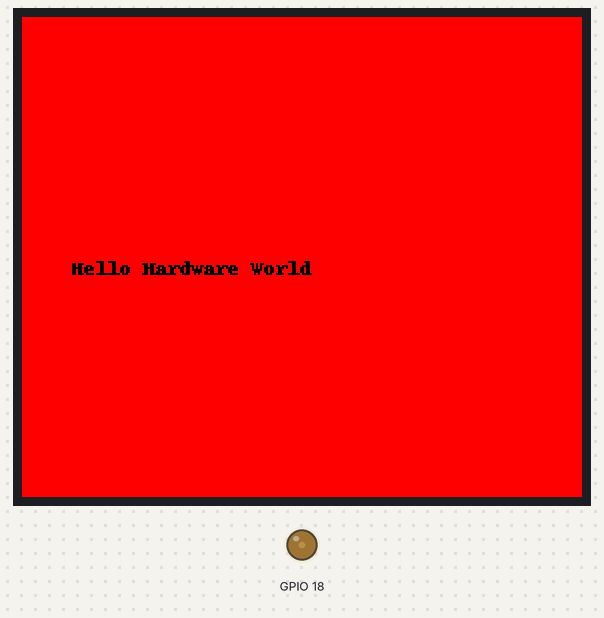
Recording of a program running on a simulated Raspberry Pi (BCM pin numbers). Parts: 280×240 colour display, output pins drawn as LEDs (lit = HIGH). The clock reads 2024-03-15 10:24:30 at power-on unless the program sets it; pins used as bus, display or sensor lines are not drawn. At 5.2 s the program stops and its outputs stay as they are.

Above: at 0.2 s.
Timing chart, 0 to 6.7 s (numbered marks = the images above):
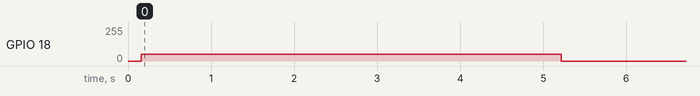

Measured:
- by itself, GPIO 18: 0/255 → 51/255 at 0.16 s, → 0/255 5.1 s later

The program:

display.py
```python
import os
import sys
import time
import spidev
import logging
import numpy as np
from gpiozero import DigitalOutputDevice, DigitalInputDevice, PWMOutputDevice
from PIL import Image, ImageDraw, ImageFont


class SpiController:
    def __init__(self, spi=None, spiFrequency=40_000_000, resetPinId=27, dataCommandPinId=25, backlightPinId=18, backlightFrequency=1000):
        self.np = np
        self.SPI_FREQUENCY = spiFrequency
        self.BACKLIGHT_FREQUENCY = backlightFrequency

        self.RESET_PIN = self.gpio_mode(resetPinId, True) # Output
        self.DATA_COMMAND_PIN = self.gpio_mode(dataCommandPinId, True) # Output
        self.BACKLIGHT_PIN = self.gpio_pwm(backlightPinId)
        self.BACKLIGHT_PIN.value = 0

        self.SPI = spi or spidev.SpiDev(0, 0)
        self.SPI.max_speed_hz = spiFrequency
        self.SPI.mode = 0b00

    def gpio_mode(self, pin, mode, pull_up=None, active_state=True):
        return DigitalOutputDevice(pin, active_high=True, initial_value=False) if mode else DigitalInputDevice(pin, pull_up=pull_up, active_state=active_state)

    def gpio_pwm(self, pin):
        return PWMOutputDevice(pin, frequency=self.BACKLIGHT_FREQUENCY)

    def digital_write(self, pin, value): # command = false, data = true
        pin.on() if value else pin.off()

    def spi_write_byte(self, data):
        if self.SPI:
            self.SPI.writebytes(data)

    #def __del__(self):
    #    self.SPI.close()
    #
    #    self.digital_write(self.RESET_PIN, True)
    #    self.digital_write(self.DATA_COMMAND_PIN, False)
#
    #    self.BACKLIGHT_PIN.close()

#Written for ST7789V2 driver
#https://github.com/Bodmer/TFT_eSPI/blob/master/TFT_Drivers/ST7789_Init.h
#https://www.phind.com/search/cm8yw0h2i00003j6tdixza4j8
class DisplayController(SpiController):
    _instance = None
    def __new__(cls, *args, **kwargs):
        if not cls._instance:
            cls._instance = super(DisplayController, cls).__new__(cls, *args, **kwargs)
        return cls._instance

    def iinit(self, horizontal = True, width = 280, height = 240):
        self.HORIZONTAL = horizontal
        self.WIDTH = width
        self.HEIGHT = height

        self.hard_reset()

        init_sequence = [
            (0x36, [0x00]), # MAC, set RGB landscape
            (0x3A, [0x05]), # Pixel format, 16bit
            (0xB2, [0x0B, 0x0B, 0x00, 0x33, 0x35]), # Timings
            (0xB7, [0x11]), # Gate scan and timing
            (0xBB, [0x35]), # VCOM
            (0xC0, [0x2C]), # LCM
            (0xC2, [0x01]), # VDV and VRH, voltage control
            (0xC3, [0x0D]), # VRH SET, voltage level
            (0xC4, [0x20]), # VDV SET, voltage regulator
            (0xC6, [0x13]), # Frame control
            (0xD0, [0xA4, 0xA1]), # Power control
            (0xD6, [0xA1]), # RGB Control
            (0xE0, [0xF0, 0x06, 0x0B, 0x0A, 0x09, 0x26, 0x29, 0x33, 0x41, 0x18, 0x16, 0x15, 0x29, 0x2D]), # Gamma correction table
            (0xE1, [0xF0, 0x04, 0x08, 0x08, 0x07, 0x03, 0x28, 0x32, 0x40, 0x3B, 0x19, 0x18, 0x2A, 0x2E]), # -Gamma correction table
            (0xE4, [0x25, 0x00, 0x00]), # Power mode
            (0x21, []), # Display inversion
            (0x11, []), # Sleep out, wake up
        ]

        for cmd, data in init_sequence:
            self.send_command(cmd)
            for d in data:
                self.send_data(d)

        time.sleep(0.1)
        self.send_command(0x29) # Display on

    def send_command(self, cmd):
        self.digital_write(self.DATA_COMMAND_PIN, False)
        self.spi_write_byte([cmd])

    def send_data(self, val):
        self.digital_write(self.DATA_COMMAND_PIN, True)
        self.spi_write_byte([val])

    def reset(self):
        self.send_command(0x01)

    def hard_reset(self):
        self.digital_write(self.RESET_PIN, True)
        time.sleep(0.01)
        self.digital_write(self.RESET_PIN, False)
        time.sleep(0.01)
        self.digital_write(self.RESET_PIN, True)
        time.sleep(0.01)

    def set_window_size(self, x_start, y_start, x_end, y_end, horizontal=True):
        if horizontal:
            x_start, x_end = x_start + 20, x_end + 20
        else:
            y_start, y_end = y_start + 20, y_end + 20

        self.send_command(0x2A)
        for val in [x_start >> 8, x_start & 0xff, (x_end - 1) >> 8, (x_end - 1) & 0xff]:
            self.send_data(val)

        self.send_command(0x2B)
        for val in [y_start >> 8, y_start & 0xff, (y_end - 1) >> 8, (y_end - 1) & 0xff]:
            self.send_data(val)

        self.send_command(0x2C)

    def set_display_brightness(self, brightness):
        self.BACKLIGHT_PIN.value = max(min(100, brightness), 0) / 100

    def flush_image(self):
        buffer = [0xFF] * (self.WIDTH * self.HEIGHT * 2)
        self.set_window_size(0, 0, self.WIDTH, self.HEIGHT)
        self.digital_write(self.DATA_COMMAND_PIN, True)
        for i in range(0, len(buffer), 4096):
            self.spi_write_byte(buffer[i:i+4096])

    def draw_image(self, Image):
        imwidth, imheight = Image.size
        if imwidth == self.WIDTH and imheight == self.HEIGHT:
            img = self.np.asarray(Image)
            pix = self.np.zeros((self.HEIGHT, self.WIDTH, 2), dtype = self.np.uint8)
            #RGB888 >> RGB565
            pix[...,[0]] = self.np.add(self.np.bitwise_and(img[...,[0]],0xF8),self.np.right_shift(img[...,[1]],5))
            pix[...,[1]] = self.np.add(self.np.bitwise_and(self.np.left_shift(img[...,[1]],3),0xE0), self.np.right_shift(img[...,[2]],3))
            pix = pix.flatten().tolist()

            self.send_command(0x36)
            self.send_data(0x70)
            self.set_window_size(0, 0, self.WIDTH, self.HEIGHT, 1)
            self.digital_write(self.DATA_COMMAND_PIN,True)
            for i in range(0,len(pix),4096):
                self.spi_write_byte(pix[i:i+4096])
        else:
            img = self.np.asarray(Image)
            pix = self.np.zeros((imheight,imwidth , 2), dtype = self.np.uint8)

            pix[...,[0]] = self.np.add(self.np.bitwise_and(img[...,[0]],0xF8),self.np.right_shift(img[...,[1]],5))
            pix[...,[1]] = self.np.add(self.np.bitwise_and(self.np.left_shift(img[...,[1]],3),0xE0), self.np.right_shift(img[...,[2]],3))
            pix = pix.flatten().tolist()

            self.send_command(0x36)
            self.send_data(0x00)
            self.set_window_size(0, 0, self.HEIGHT, self.WIDTH, 0)
            self.digital_write(self.DATA_COMMAND_PIN,True)
            for i in range(0, len(pix), 4096):
                self.spi_write_byte(pix[i: i+4096])


try:
    display = DisplayController()
    display.iinit()
    display.flush_image()
    display.set_display_brightness(20)

    image = Image.new("RGB", (display.WIDTH, display.HEIGHT), "RED")

    draw = ImageDraw.Draw(image)
    draw.text((25, 120), 'Hello Hardware World', fill = "BLACK")

    display.draw_image(image)

    time.sleep(5)

    image = Image.new("RGB", (display.WIDTH, display.HEIGHT), "BLACK")
    display.draw_image(image)


except KeyboardInterrupt:
    exit()
```
